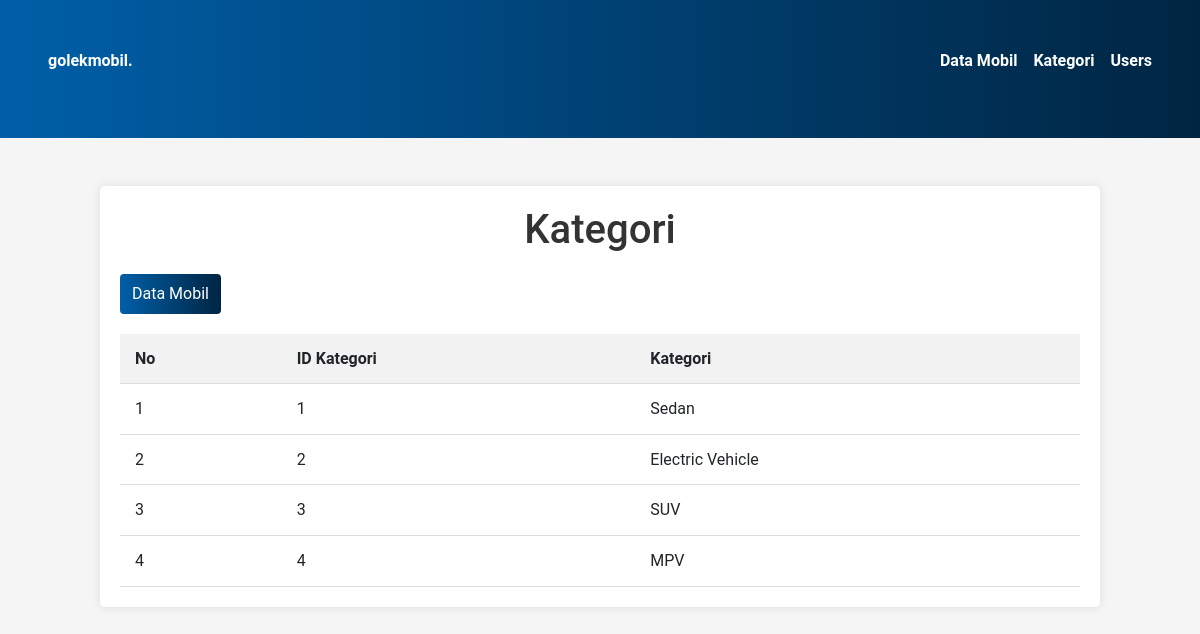
The app's page /category.php with its own data.
### tables this page shows
CREATE TABLE `category` (
  `category_id` bigint(20) UNSIGNED NOT NULL,
  `name` varchar(255) NOT NULL,
  `image` varchar(255) NOT NULL DEFAULT '',
  `description` text DEFAULT NULL
);

### category.php (the view, shortened to what this page needs)
<!DOCTYPE html>
<html lang="id">
<head>
    <link href="https://cdn.jsdelivr.net/npm/bootstrap@5.3.3/dist/css/bootstrap.min.css" rel="stylesheet">
    <link rel="stylesheet" href="https://cdnjs.cloudflare.com/ajax/libs/font-awesome/6.5.0/css/all.min.css">
    <link rel="stylesheet" href="style.css">
</head>
<body>
    <div class="d-flex justify-content-between p-5 fw-bold bg-primary-color">
        <p><a href="homepage.php" class="text-decoration-none text-white">golekmobil.</a></p>
        <ul class="d-flex list-unstyled gap-3 ">
            <li><a href="index.php" class="text-decoration-none text-white">Data Mobil</a></li>
            <li><a href="category.php" class="text-decoration-none text-white">Kategori</a></li>
            <li><a href="data-users.php" class="text-decoration-none text-white">Users</a></li>
        </ul>
    </div>
    <div class="container my-5">
        <h1>Kategori</h1>
        <div class="header-action">
            <a href="index.php" class="btn bg-primary-color">Data Mobil</a>
        </div>
        <table>
            <thead>
                <tr>
                    <th>No</th>
                    <th>ID Kategori</th>
                    <th>Kategori</th>
                </tr>
            </thead>
            <tbody>
                <?php
                include_once("config.php");
                $result = mysqli_query($conn, "SELECT * FROM category ORDER BY category_id ASC");
                if (mysqli_num_rows($result) > 0) {
                    $no = 1;
                    while($row = mysqli_fetch_assoc($result)) {
                        echo "<tr>";
                            echo "<td>".$no++."</td>";
                            echo "<td>".$row["category_id"]."</td>";
                            echo "<td>".$row['name']."</td>";
                        echo "</tr>";
                    }
                } else {
                    echo "<tr><td colspan='8' style='text-align:center'>Tidak ada data mobil</td></tr>";
                }
                ?>
            </tbody>
        </table>
    </div>
</body>
</html>

### style.css (style rules this page uses)
body { font-family: Roboto; line-height: 1.6; margin: 0; background-color: #f5f5f5; color; #ffffff; padding: 0; }
.bg-primary-color { background: linear-gradient(90deg, #005FA8 0%, #002542 100%); color: #ffffff; }
.container { max-width: 1000px; margin: 0 auto; background-color: white; padding: 20px; border-radius: 5px; box-shadow: 0 0 10px rgba(0,0,0,0.1); }
h1 { text-align: center; margin-bottom: 20px; color: #333; }
table { width: 100%; border-collapse: collapse; margin-top: 20px; }
th, td { padding: 12px 15px; text-align: left; border-bottom: 1px solid #ddd; }
th { background-color: #f2f2f2; font-weight: bold; }
.btn { display: inline-block; padding: 8px 12px; background-color: #4CAF50; color: white; text-decoration: none; border-radius: 4px; border: none; cursor: pointer; transition: background-color 0.3s; }
.header-action { margin-bottom: 20px; }

### records on screen
category: category_id "1", name "Sedan"
category: category_id "2", name "Electric Vehicle"
category: category_id "3", name "SUV"
category: category_id "4", name "MPV"
